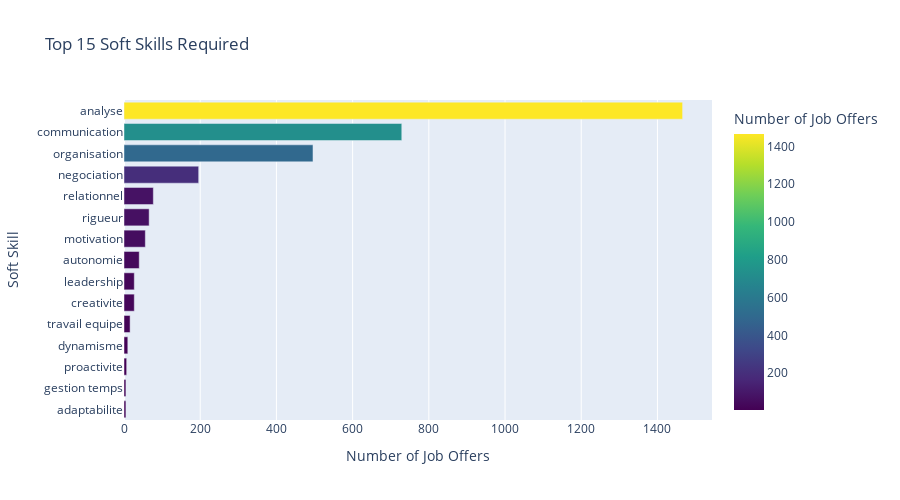

This figure's notebook cell:
### Code cell
# Visualize soft skills
fig = px.bar(soft_skills_freq.head(15),
            x='frequency',
            y='skill',
            orientation='h',
            title='Top 15 Soft Skills Required',
            labels={'frequency': 'Number of Job Offers', 'skill': 'Soft Skill'},
            color='frequency',
            color_continuous_scale='viridis')

fig.update_layout(height=500, yaxis={'categoryorder': 'total ascending'})
fig.show()

### Figure 1 — Plotly figure (JSON) as saved in the notebook; plotly's stock layout.template omitted (floating-point values rounded to 4 significant figures)
{"data": [{"hovertemplate": "Number of Job Offers=%{marker.color}<br>Soft Skill=%{y}<extra></extra>", "legendgroup": "", "marker": {"color": [1466, 729, 496, 196, 77, 66, 56, 40, 27, 27, 16, 10, 7, 5, 5], "coloraxis": "coloraxis", "pattern": {"shape": ""}}, "name": "", "orientation": "h", "showlegend": false, "textposition": "auto", "type": "bar", "x": [1466, 729, 496, 196, 77, 66, 56, 40, 27, 27, 16, 10, 7, 5, 5], "xaxis": "x", "y": ["analyse", "communication", "organisation", "negociation", "relationnel", "rigueur", "motivation", "autonomie", "creativite", "leadership", "travail equipe", "dynamisme", "proactivite", "adaptabilite", "gestion temps"], "yaxis": "y"}], "layout": {"barmode": "relative", "coloraxis": {"colorbar": {"title": {"text": "Number of Job Offers"}}, "colorscale": [[0, "#440154"], [0.1111, "#482878"], [0.2222, "#3e4989"], [0.3333, "#31688e"], [0.4444, "#26828e"], [0.5556, "#1f9e89"], [0.6667, "#35b779"], [0.7778, "#6ece58"], [0.8889, "#b5de2b"], [1, "#fde725"]]}, "height": 500, "legend": {"tracegroupgap": 0}, "title": {"text": "Top 15 Soft Skills Required"}, "xaxis": {"anchor": "y", "domain": [0, 1], "title": {"text": "Number of Job Offers"}}, "yaxis": {"anchor": "x", "categoryorder": "total ascending", "domain": [0, 1], "title": {"text": "Soft Skill"}}}}
